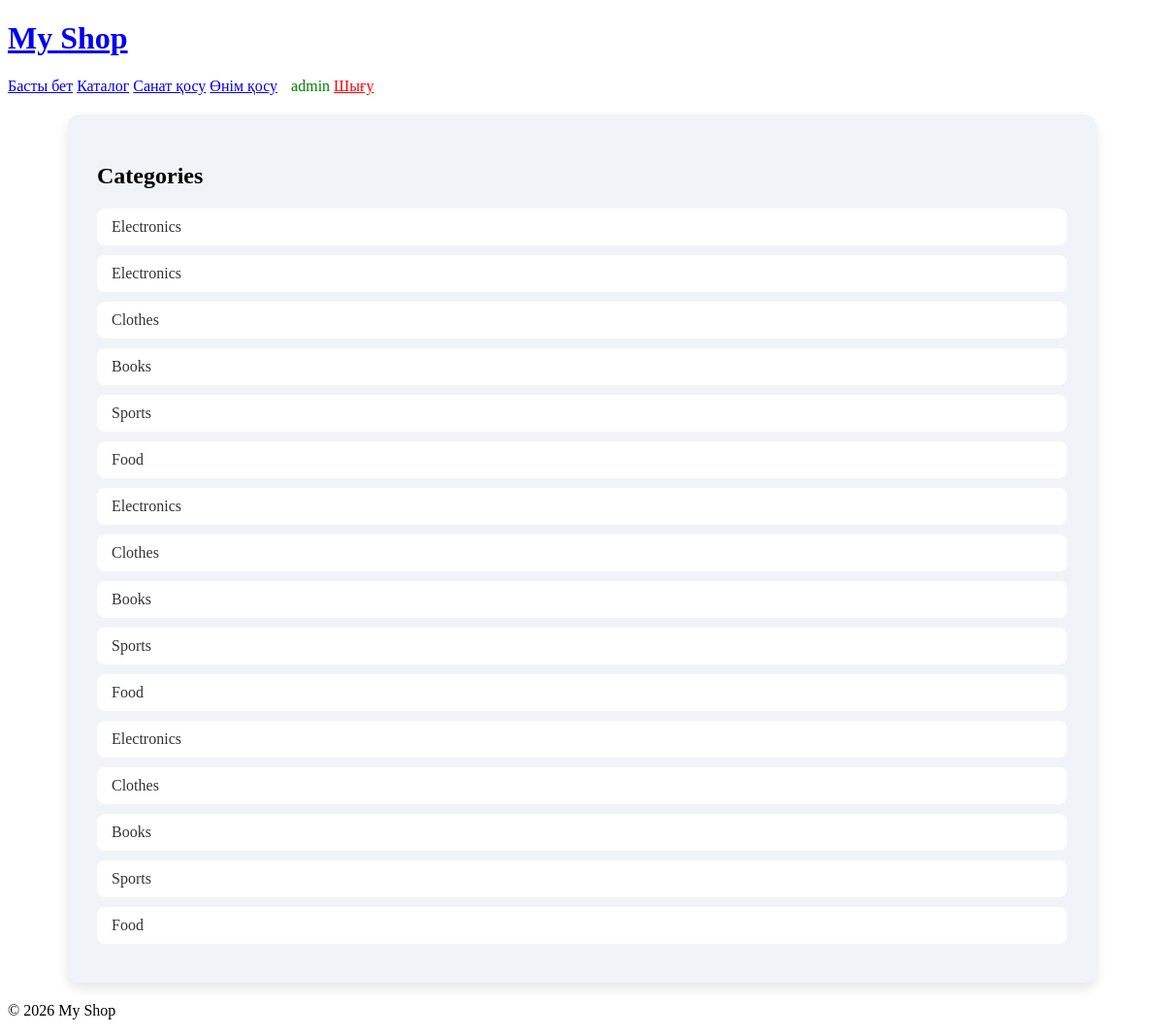
The app's page / (signed in) with its own data.
### mainapp/models.py (models this page shows, shortened)
class Category(models.Model):
    name = models.CharField(max_length=100)
    description = models.TextField()

### mainapp/views.py (the view)
# urls.py: path('', views.home, name='home'),
def home(request):
    categories = Category.objects.all()
    return render(request, 'mainapp/home.html', {'categories': categories})

### mainapp/templates/mainapp/home.html
{% extends 'mainapp/base.html' %}
{% block content %}
<h2>Categories</h2>
<div class="category-list">
    {% for c in categories %}
        <a href="{% url 'catalog_by_category' c.id %}">
            {{ c.name }}
        </a>
    {% empty %}
        <p>Категория жоқ</p>
    {% endfor %}
</div>
{% endblock %}

### mainapp/templates/mainapp/base.html (shortened to what this page needs)
{% load static %}
<!DOCTYPE html>
<html>
<head>
    <link rel="stylesheet" href="{% static 'mainapp/css/style.css' %}">
</head>
<body>
<header>
    <h1><a href="{% url 'home' %}">My Shop</a></h1>
    <nav>
    <a href="{% url 'home' %}">Басты бет</a>
    <a href="{% url 'catalog' %}">Каталог</a>
    {% if user.is_authenticated %}
        <a href="{% url 'add_category' %}">Санат қосу</a>
        <a href="{% url 'add_product' %}">Өнім қосу</a>
        <span style="margin-left:10px; color:green;">
            {{ user.username }}
        </span>
        <a href="{% url 'logout' %}" style="color:red;">Шығу</a>
    {% else %}
        <a href="{% url 'login' %}">Кіру</a>
        <a href="{% url 'register' %}">Тіркелу</a>
    {% endif %}
</nav>
</header>
<div class="container-content">
    {% block content %}
    {% endblock %}
</div>
<footer>
    <p>© 2026 My Shop</p>
</footer>
</body>
</html>

### mainapp/static/mainapp/css/style.css (style rules this page uses)
.container-content { max-width: 1000px; margin: 20px auto; padding: 30px; background-color: #f0f4f8; border-radius: 12px; box-shadow: 0 6px 12px rgba(0,0,0,0.1); }
.category-list a { display: block; padding: 10px 15px; margin-bottom: 10px; background-color: #fff; border-radius: 8px; text-decoration: none; color: #333; transition: background 0.3s, transform 0.3s; }

### records on screen
Category: name "Electronics"
Category: name "Electronics"
Category: name "Clothes"
Category: name "Books"
Category: name "Sports"
Category: name "Food"
Category: name "Electronics"
Category: name "Clothes"
Category: name "Books"
Category: name "Sports"
Category: name "Food"
Category: name "Electronics"
Category: name "Clothes"
Category: name "Books"
Category: name "Sports"
Category: name "Food"

### other values on screen
{{ user.username }} "admin"
